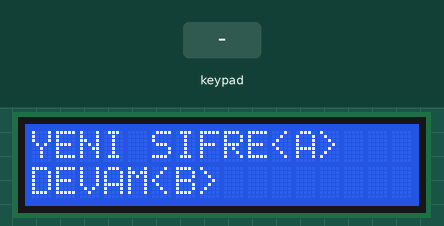
Simulated run of this sketch. Board: Arduino Uno, built with avr-gcc and run on an emulated ATmega328P. On the bench: 16×2 character LCD. Inputs (shaded band) come from the test bench. EEPROM starts erased.

Above: at 1.2 s.
1.3 s: key 'A' pressed
At 2.0 s:
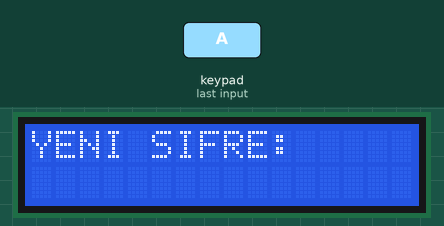
2.8 s: keypad keys 5 4 3 2 pressed 0.4 s apart
At 4.4 s:
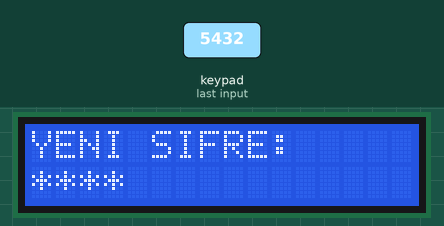
At 5.4 s:
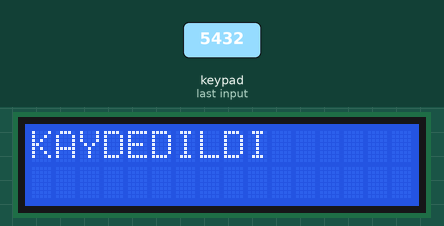
Timing chart, 0 to 6.9 s (numbered marks = the images above; inputs shaded):
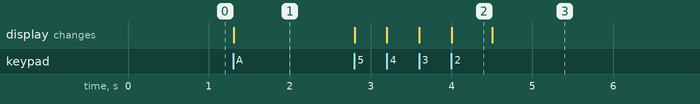

The sketch:

serial.ino
```cpp
#include <EEPROM.h>
#include <LiquidCrystal.h>
#include <Servo.h>
#include <Keypad.h>

LiquidCrystal lcd(10,11,A2,A3,A4,A5);

const byte ROWS = 4;
const byte COLS = 4;
char keys[ROWS][COLS] = {
  {'7','8','9','A'},
  {'4','5','6','B'},
  {'1','2','3','C'},
  {'S','0','#','D'}
  };
byte rowPins[ROWS] = {5,4,3,2};
byte colPins[COLS] = {6, 7, 8, 9};

Keypad keypad = Keypad( makeKeymap(keys), rowPins, colPins, ROWS, COLS );

int sifreSinir=4,i=0;
String durum;
char sifre[4],girilenSifre[4];
int derece;
void setup() {
  lcd.begin(16,2);

  lcd.setCursor(0,0);
  lcd.print("YENI SIFRE<A>");

  lcd.setCursor(0,1);
  lcd.print("DEVAM<B>");
}

void loop() {
   char key = keypad.getKey();

   if(key){
    if(key=='A'){
      lcd.clear();
     lcd.setCursor(0,0);
     lcd.print("YENI SIFRE:");
     durum="sifre";
    }

    while(durum=="sifre"){
      char key = keypad.getKey();
      if(key){
        if(key!= 'A' && key!='B' &&  key!='C' &&  key!='D' && key!='S' && key!='#')
        {
          if(i<sifreSinir){
          lcd.setCursor(i,1);

          sifre[i]=key;
          lcd.print("*");
          i++;

          if(i==4){
            delay(500);
            lcd.clear();
            lcd.print("KAYDEDILDI");
            durum="devam";
            for(int i=0;i<4;i++){
              EEPROM.write(i,sifre[i]);
            }
          }
         }
       }
      }

    }

    if(key=='B'){
      lcd.clear();
      lcd.setCursor(0,0);
      lcd.print("SIFRE:");
      durum="devam";
      i=0;
      for(int y=0;y<4;y++){
        sifre[y]==EEPROM.read(y);
      }
    }

    while(durum=="devam"){
      char key = keypad.getKey();
      if(key){
     if(key!= 'A' && key!='B' &&  key!='C' &&  key!='D' && key!='S' && key!='#')
      {
        if(i<sifreSinir){
          lcd.setCursor(i,1);
          lcd.print("*");
          girilenSifre[i]=key;
          i++;
          if(i==4)
          {
            delay(500);
            lcd.clear();
            if(girilenSifre[0] == sifre[0] && girilenSifre[1] == sifre[1] &&
            girilenSifre[2] == sifre[2] &&
            girilenSifre[3] == sifre[3]){
            lcd.setCursor(0,0);
            lcd.print("BILGILER DORGI");
            durum="cikis";
            }
          }
        }
      }
    }
  }
 }
}
```

Measured:
- after the input at 1.3 s, the display: changes at once (image 1)
- after the input at 2.8 s, the display: first changes at once (image 2 shows a later state)
- what the display in image 2 shows lasts 0.5 s, from 4.0 s to 4.5 s
